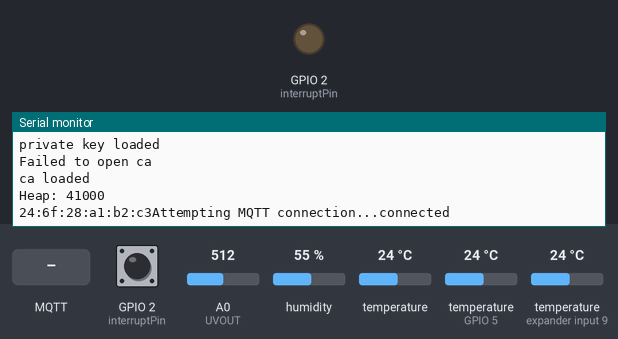
A sketch run on a simulated ESP8266 (NodeMCU). On the bench: output pins drawn as LEDs (lit = HIGH), the last lines printed to the serial monitor. The test bench sets the inputs (shaded band); at power-on: GPIO 2 (interruptPin) LOW, A0 (UVOUT) = 512, humidity 55 %, temperature 24 °C, temperature (sensors on GPIO 5, expander input 9) 24 °C. WiFi joins after 1.5 s; servers stay silent unless stated; network time is answered at once with the bench clock; the local clock reads 2024-03-15 10:24:30 at power-on unless the sketch sets it; storage starts empty; no MQTT or app messages arrive unless stated.

Above: at 6.7 s.
6.8 s: MQTT message "1" arrives on the first subscribed topic
At 7.5 s:
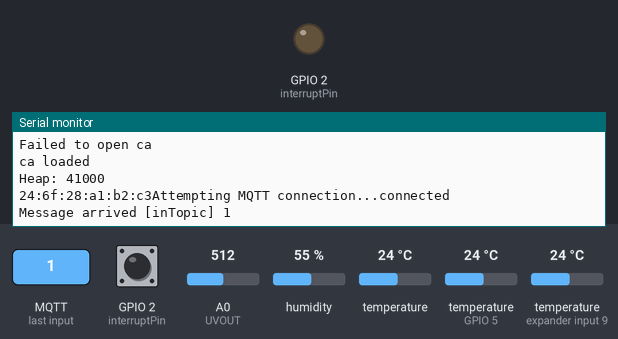
8.7 s: MQTT message "on" arrives on the first subscribed topic
At 9.6 s:
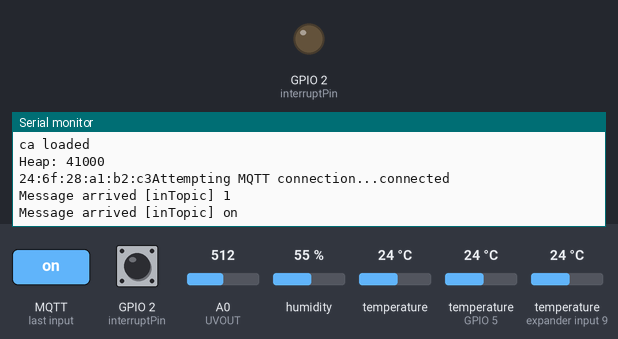
10.2 s: MQTT message "off" arrives on the first subscribed topic
At 11.5 s:
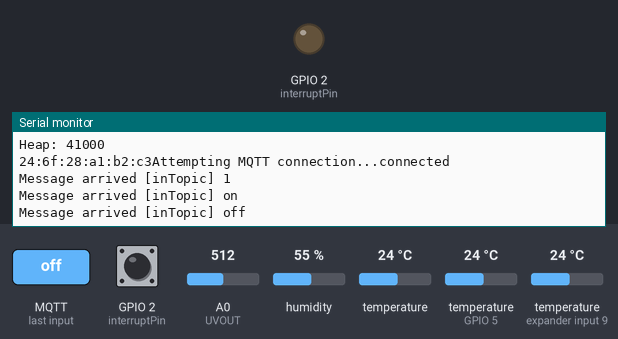

Measured:
- after the input at 6.8 s, the serial monitor: prints a new line after 0.40 s (image 1)
- after the input at 8.7 s, the serial monitor: prints a new line after 0.06 s (image 2)
- after the input at 10.2 s, the serial monitor: prints a new line after 0.12 s (image 3)

The sketch:

AWS_DB.ino
```cpp
//========== PIN CONFIGURATION =================//
//UV sensor A0
//DSB120 Dallas sensor D1 (GPIo5)
//DHT22 D3 (GPIO0)
//Wind sensor D4 (GPIO2)

//=============== Network libs ================//

#include "FS.h"
#include <ESP8266WiFi.h>
#include <PubSubClient.h> //https://www.arduinolibraries.info/libraries/pub-sub-client
#include <NTPClient.h> //https://www.arduinolibraries.info/libraries/ntp-client
#include <WiFiUdp.h>

//============= Sensor libs ====================//
#include "DHT.h"                // DHT Sensor
#include <OneWire.h>            // For Dallas sensor communication
#include <DallasTemperature.h>  // For Dallas sensor reading


#define UVOUT A0
#define DHTPIN 0
#define DHTTYPE DHT22
#define ONE_WIRE_BUS 5


int average = 60; // Averaing over one minute
float end_time = 0;

//Week Days
String weekDays[7]={"Sunday", "Monday", "Tuesday", "Wednesday", "Thursday", "Friday", "Saturday"};

//Month names
String months[12]={"January", "February", "March", "April", "May", "June", "July", "August", "September", "October", "November", "December"};

//====================== Wind Sensor ==========================//

const byte interruptPin = 2;
//volatile byte state = LOW;
int voltage = 0;
//float wind = 0;
volatile int prev_count = 0;
volatile int current_count = 0;

//====================== Dallas ============================//
OneWire oneWire(ONE_WIRE_BUS);
DallasTemperature sensors(&oneWire);

//====================== DHT ==================================//
DHT dht(DHTPIN, DHTTYPE);

// Update these with values suitable for your network.

const char* ssid = "TP-Link_82DE";
const char* password = "67244737";

WiFiUDP ntpUDP;
NTPClient timeClient(ntpUDP, "pool.ntp.org");

const char* AWS_endpoint = "a3ik45ic228w7y-ats.iot.us-east-2.amazonaws.com"; //MQTT broker ip

void callback(char* topic, byte* payload, unsigned int length) {
  Serial.print("Message arrived [");
  Serial.print(topic);
  Serial.print("] ");

  for (int i = 0; i < length; i++) {
    Serial.print((char)payload[i]);
  }

  Serial.println();
}


WiFiClientSecure espClient;
PubSubClient client(AWS_endpoint, 8883, callback, espClient); //set MQTT port number to 8883 as per //standard
//client.setKeepAlive(60);
//============================================================================
#define BUFFER_LEN 256
long lastMsg = 0;
char msg[BUFFER_LEN];
int value = 0;
byte mac[6];
char mac_Id[18];
//============================================================================

void setup_wifi() {

  delay(10);
  // We start by connecting to a WiFi network
  espClient.setBufferSizes(512, 512);
  Serial.println();
  Serial.print("Connecting to ");
  Serial.println(ssid);

  WiFi.begin(ssid, password);

  while (WiFi.status() != WL_CONNECTED) {
  delay(500);
  Serial.print(".");
  }

  Serial.println("");
  Serial.println("WiFi connected");
  Serial.println("IP address: ");
  Serial.println(WiFi.localIP());

  timeClient.begin();
  timeClient.setTimeOffset(-25200);
  while(!timeClient.update()){
    timeClient.forceUpdate();
  }

  espClient.setX509Time(timeClient.getEpochTime());

}

void reconnect() {
  // Loop until we're reconnected
  while (!client.connected()) {
    Serial.print("Attempting MQTT connection...");

  // Attempt to connect
    if (client.connect("ESPthing")) {
      Serial.println("connected");
      // Once connected, publish an announcement...
      client.publish("outTopic", "hello world");
      // ... and resubscribe
      client.subscribe("inTopic");
    }
    else {
    Serial.print("failed, rc=");
    Serial.print(client.state());
    Serial.println(" try again in 5 seconds");

    char buf[256];
    espClient.getLastSSLError(buf,256);
    Serial.print("WiFiClientSecure SSL error: ");
    Serial.println(buf);

    // Wait 5 seconds before retrying
    delay(5000);
    }
  }
}

void setup() {

  Serial.begin(115200);
  Serial.setDebugOutput(true);
  // initialize digital pin LED_BUILTIN as an output.
  pinMode(LED_BUILTIN, OUTPUT);
  setup_wifi();
  delay(1000);
  if (!SPIFFS.begin()) {
    Serial.println("Failed to mount file system");
    return;
  }

  Serial.print("Heap: ");
  Serial.println(ESP.getFreeHeap());

  // Load certificate file
  File cert = SPIFFS.open("/cert.der", "r"); //replace cert.crt eith your uploaded file name
  if (!cert) {
    Serial.println("Failed to open cert file");
  }

  else {
  Serial.println("Success to open cert file");
  }

  delay(1000);

  if (espClient.loadCertificate(cert))
    Serial.println("cert loaded");
  else
    Serial.println("cert not loaded");

  // Load private key file
  File private_key = SPIFFS.open("/private.der", "r"); //replace private eith your uploaded file name
  if (!private_key) {
    Serial.println("Failed to open private cert file");
  }
  else
    Serial.println("Success to open private cert file");

  delay(1000);

  if (espClient.loadPrivateKey(private_key))
    Serial.println("private key loaded");
  else
    Serial.println("private key not loaded");

  // Load CA file
  File ca = SPIFFS.open("/ca.der", "r"); //replace ca eith your uploaded file name
  if (!ca) {
    Serial.println("Failed to open ca ");
  }
  else
    Serial.println("Success to open ca");

  delay(1000);

  if(espClient.loadCACert(ca))
    Serial.println("ca loaded");
  else
    Serial.println("ca failed");

  Serial.print("Heap: ");
  Serial.println(ESP.getFreeHeap());

  //===========================================================================
  WiFi.macAddress(mac);
  snprintf(mac_Id, sizeof(mac_Id), "%02x:%02x:%02x:%02x:%02x:%02x",
  mac[0], mac[1], mac[2], mac[3], mac[4], mac[5]);
  Serial.print(mac_Id);

  //============================ Sensor setup ================================================

  //========= UV sensor ===========//
  pinMode(UVOUT, INPUT);

  //========== Dallas ============//
  sensors.begin();

  //=========== DHT ==============//
  dht.begin();

  //=========== Wind sensor =========//
  pinMode(interruptPin, INPUT);
  attachInterrupt(digitalPinToInterrupt(interruptPin), count_speed, RISING);
}

void loop() {

  if (!client.connected()) {
    reconnect();
  }
  client.loop();
  //
  //long now = millis();
  //if (now - lastMsg > 2000) {
  //lastMsg = now;
  //============================================================================


  // ==================================== Reading sensor data =========================//

  float start_time = millis();
//  Serial.println("start time.................................................");
//  Serial.print(start_time);
  int count = 0;
  float uvIntensity = 0;
  float dallas_0 = 0;
  float dallas_1 = 0;
  float temperature = 0;
  float humidity = 0;
  float wind_speed = 0;

//  for (int x=0; x<=average; x++){
    while (end_time-start_time<60000){

//      Serial.println("inside while looooop......................................................");
      client.loop();

//      if(x%5==0){
//        client.loop();
//    }

//    delay(1000);

    //========================== UV sensor ==============================//
    //  int uvLevel = averageAnalogRead(UVOUT);
    float uvLevel = analogRead(UVOUT);
//    Serial.println("ANALOG VOLTAGE");
//    Serial.println(uvLevel);
    //  float analog = analogRead(A0);
    float outputVoltage = 3.3*uvLevel/1024;
    uvIntensity += mapfloat(outputVoltage, 0.99, 2.9, 0.0, 15.0); //Convert the voltage to a UV intensity level

    //=========================== Dallas ===============================//
    sensors.requestTemperatures();
    dallas_0 += sensors.getTempCByIndex(0);
    dallas_1 += sensors.getTempCByIndex(1);


    //=========================== DHT ==================================//
    float t = dht.readTemperature();
    float h = dht.readHumidity();

    if (isnan(h) || isnan(t)) {
      bool DHT_flag = true;
    }

    else{
      temperature += t;
      humidity += h;
    }

    //======================== Wind sensor ============================//
    wind_speed += calc_speed();

    if (current_count>1000) {
      current_count =0; prev_count=0;
    } // resetting the count to avoid overflow

    end_time=millis();
    count++;
  }

  //  voltage = digitalRead(interruptPin);
  //  digitalWrite(LED_BUILTIN, state);
  Serial.println("value of count");
  Serial.print(count);
  Serial.println();

  Serial.print("Count:");
  Serial.println(current_count);

  Serial.print("Speed:");
  Serial.println(wind_speed/60);

  Serial.print("Temperature Dallas 0: ");
  Serial.print(dallas_0/count);
  Serial.println();

  Serial.print("Temperature Dallas 1: ");
  Serial.print(dallas_1/count);
  Serial.println();

  Serial.print("UV Intensity (mW/cm^2): ");
  Serial.print(uvIntensity/count);

  Serial.println();

  float end = millis();
  Serial.println("time difference");
  Serial.println(end-start_time);


  // =================================== Code for fetcihng current date and time ============================//
  timeClient.update();
  unsigned long epochTime = timeClient.getEpochTime();

  int currentHour = timeClient.getHours();

  int currentMinute = timeClient.getMinutes();

  int currentSecond = timeClient.getSeconds();

  String weekDay = weekDays[timeClient.getDay()];

  //Get a time structure
  struct tm *ptm = gmtime ((time_t *)&epochTime);

  int monthDay = ptm->tm_mday;

  int currentMonth = ptm->tm_mon+1;

  String currentMonthName = months[currentMonth-1];

  int currentYear = ptm->tm_year+1900;

  //Print complete date:
  String currentDate = String(currentMonth) + "/" + String(monthDay) + "/" + String(currentYear)+ "-" + String(currentHour) + ":" + String(currentMinute)+ ":" + String(currentSecond);

  String macIdStr = mac_Id;

  snprintf (msg, BUFFER_LEN, "{\"Time\" : \"%s\",\"Temperature\" : %f, \"Humidity\" : %f, \"UV_Intensity\" : %f, \"Dallas1\" : %f, \"Dallas2\" : %f, \"Wind_Speed\" : %f}",currentDate.c_str(),temperature/count, humidity/count, uvIntensity/count, dallas_0/count, dallas_1/count, wind_speed/60);
//  snprintf (msg, 75, "{\"Temperature\": %f, \"Humidity\": %f, \"time\": \"%s\"}", temperature/average, humidity/average, currentDate.c_str());
  Serial.print("Publish message: ");
  Serial.println(msg);
  client.publish("outTopic", msg);
  float e2 = millis();

  Serial.println("second time difference");
  Serial.print(e2-start_time);
  //=============================================================================
  Serial.print("Heap: "); Serial.println(ESP.getFreeHeap()); //Low heap can cause problems
  //}
  delay(1000); // wait for a second
}


float mapfloat(float x, float in_min, float in_max, float out_min, float out_max)
{
  return (x - in_min) * (out_max - out_min) / (in_max - in_min) + out_min;
}

ICACHE_RAM_ATTR void count_speed() {
  current_count++;
}

float calc_speed(){
  float wind = (current_count - prev_count)*0.03768;

  prev_count = current_count;

  return wind;
}
```
